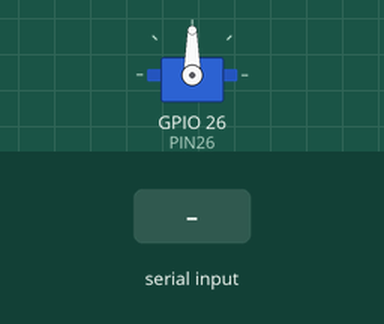
This sketch was run on a simulated ESP32. On the bench: servo. The inputs (shaded band) are chosen by the test bench. What the sketch prints to the serial monitor is not drawn.

Above: at 10.3 s.
10.4 s: "r" received over Serial
At 11.1 s:
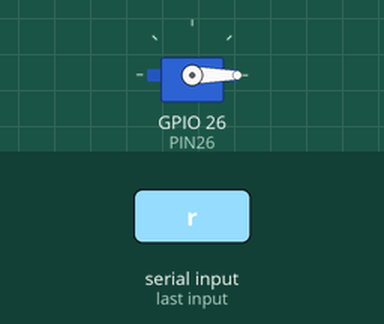
At 12.6 s:
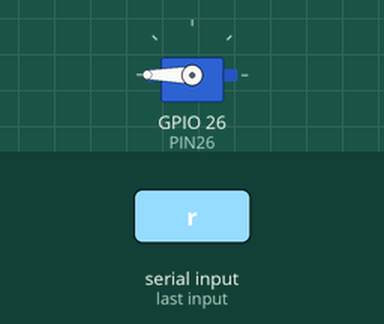
Timing chart, 0 to 19.4 s (numbered marks = the images above; inputs shaded):
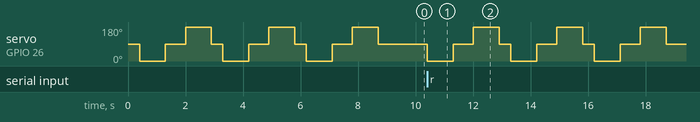

The sketch:

d26_smoke.ino
```cpp
/*
 * Smoke chỉ GPIO D26 — 3 vòng HARD 0/90/180.
 * Serial: 'r' chạy lại.
 */

#include <ESP32Servo.h>

#define PIN26 26

Servo s;

static void sweep() {
  Serial.println("--- D26 HARD start ---");
  for (int i = 0; i < 3; i++) {
    Serial.printf("D26 round %d -> 0\n", i + 1);
    s.write(0);
    delay(900);
    Serial.printf("D26 round %d -> 90\n", i + 1);
    s.write(90);
    delay(700);
    Serial.printf("D26 round %d -> 180\n", i + 1);
    s.write(180);
    delay(900);
    s.write(90);
    delay(400);
  }
  Serial.println("D26 HARD done — gui 'r'");
}

void setup() {
  Serial.begin(115200);
  delay(400);
  s.setPeriodHertz(50);
  s.attach(PIN26, 500, 2500);
  Serial.println("=== D26 ONLY SMOKE ===");
  sweep();
}

void loop() {
  while (Serial.available()) {
    char c = Serial.read();
    if (c == 'r' || c == 'R') sweep();
  }
  delay(20);
}
```

Measured:
- after the input at 10.4 s, servo on GPIO 26 (PIN26): 90° → 0° at once, then repeats every 2.9 s: 90° 0.70 s, 180° 0.90 s, 90° 0.40 s, 0° 0.90 s
